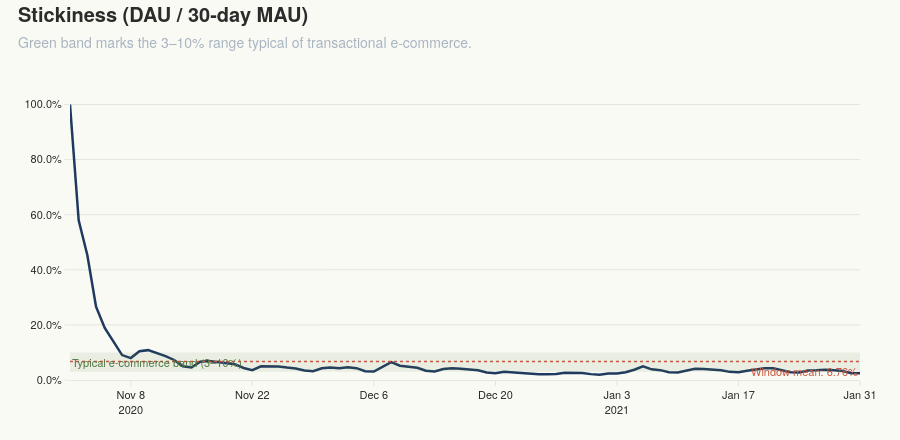

Notebook code cell kept with this figure:
### Markdown cell above
## 9 · Visual 4 — stickiness with an e-commerce benchmark band

`DAU / MAU` is the canonical product-health metric: of the users who visited in the last 30 days, how many visited today? Social platforms run 40–60%. Transactional e-commerce typically sits 3–10%. The sample sits near the floor of that band, which is expected — purchase cadence is weeks, not minutes.

### Code cell
daily_dau = daily_cvr["session_start"].rename("dau").to_frame()
daily_dau["mau"]        = daily_dau["dau"].rolling(30, min_periods=1).sum()
daily_dau["stickiness"] = daily_dau["dau"] / daily_dau["mau"]

fig_st = go.Figure()
# Benchmark band: 3-10% typical e-commerce stickiness.
fig_st.add_hrect(
    y0=0.03, y1=0.10,
    fillcolor="rgba(79, 121, 66, 0.10)",
    line_width=0,
    annotation_text="Typical e-commerce band (3–10%)",
    annotation_position="top left",
    annotation_font_color=COLOR_POSITIVE,
    annotation_font_size=11,
)
fig_st.add_trace(
    go.Scatter(
        x=daily_dau.index,
        y=daily_dau["stickiness"],
        mode="lines",
        line={"color": COLOR_PRIMARY, "width": 2.5},
        name="DAU / MAU",
        hovertemplate="<b>%{x|%b %d, %Y}</b><br>Stickiness: %{y:.2%}<extra></extra>",
    )
)
mean_stick = daily_dau["stickiness"].mean()
fig_st.add_hline(
    y=mean_stick,
    line={"color": COLOR_ACCENT, "width": 1.5, "dash": "dot"},
    annotation_text=f"Window mean: {mean_stick:.2%}",
    annotation_position="bottom right",
    annotation_font_color=COLOR_ACCENT,
    annotation_font_size=11,
)
fig_st.update_layout(title="Stickiness (DAU / 30-day MAU)")
fig_st.update_yaxes(tickformat=".1%", rangemode="tozero")
apply_sfl_theme(
    fig_st,
    height=440,
    subtitle="Green band marks the 3–10% range typical of transactional e-commerce.",
)
fig_st.show()

print(f"Mean DAU/MAU over window : {daily_dau['stickiness'].mean():.2%}")
print(f"Median DAU/MAU           : {daily_dau['stickiness'].median():.2%}")

### Figure 1 — Plotly figure (JSON) as saved in the notebook; plotly's stock layout.template omitted (floating-point values rounded to 4 significant figures)
{"data": [{"hovertemplate": "<b>%{x|%b %d, %Y}</b><br>Stickiness: %{y:.2%}<extra></extra>", "line": {"color": "#1F3A5F", "width": 2.5}, "mode": "lines", "name": "DAU / MAU", "type": "scatter", "x": ["2020-11-01T00:00:00.000000000", "2020-11-02T00:00:00.000000000", "2020-11-03T00:00:00.000000000", "2020-11-04T00:00:00.000000000", "2020-11-05T00:00:00.000000000", "2020-11-06T00:00:00.000000000", "2020-11-07T00:00:00.000000000", "2020-11-08T00:00:00.000000000", "2020-11-09T00:00:00.000000000", "2020-11-10T00:00:00.000000000", "2020-11-11T00:00:00.000000000", "2020-11-12T00:00:00.000000000", "2020-11-13T00:00:00.000000000", "2020-11-14T00:00:00.000000000", "2020-11-15T00:00:00.000000000", "2020-11-16T00:00:00.000000000", "2020-11-17T00:00:00.000000000", "2020-11-18T00:00:00.000000000", "2020-11-19T00:00:00.000000000", "2020-11-20T00:00:00.000000000", "2020-11-21T00:00:00.000000000", "2020-11-22T00:00:00.000000000", "2020-11-23T00:00:00.000000000", "2020-11-24T00:00:00.000000000", "2020-11-25T00:00:00.000000000", "2020-11-26T00:00:00.000000000", "2020-11-27T00:00:00.000000000", "2020-11-28T00:00:00.000000000", "2020-11-29T00:00:00.000000000", "2020-11-30T00:00:00.000000000", "2020-12-01T00:00:00.000000000", "2020-12-02T00:00:00.000000000", "2020-12-03T00:00:00.000000000", "2020-12-04T00:00:00.000000000", "2020-12-05T00:00:00.000000000", "2020-12-06T00:00:00.000000000", "2020-12-07T00:00:00.000000000", "2020-12-08T00:00:00.000000000", "2020-12-09T00:00:00.000000000", "2020-12-10T00:00:00.000000000", "2020-12-11T00:00:00.000000000", "2020-12-12T00:00:00.000000000", "2020-12-13T00:00:00.000000000", "2020-12-14T00:00:00.000000000", "2020-12-15T00:00:00.000000000", "2020-12-16T00:00:00.000000000", "2020-12-17T00:00:00.000000000", "2020-12-18T00:00:00.000000000", "2020-12-19T00:00:00.000000000", "2020-12-20T00:00:00.000000000", "2020-12-21T00:00:00.000000000", "2020-12-22T00:00:00.000000000", "2020-12-23T00:00:00.000000000", "2020-12-24T00:00:00.000000000", "2020-12-25T00:00:00.000000000", "2020-12-26T00:00:00.000000000", "2020-12-27T00:00:00.000000000", "2020-12-28T00:00:00.000000000", "2020-12-29T00:00:00.000000000", "2020-12-30T00:00:00.000000000", "2020-12-31T00:00:00.000000000", "2021-01-01T00:00:00.000000000", "2021-01-02T00:00:00.000000000", "2021-01-03T00:00:00.000000000", "2021-01-04T00:00:00.000000000", "2021-01-05T00:00:00.000000000", "2021-01-06T00:00:00.000000000", "2021-01-07T00:00:00.000000000", "2021-01-08T00:00:00.000000000", "2021-01-09T00:00:00.000000000", "2021-01-10T00:00:00.000000000", "2021-01-11T00:00:00.000000000", "2021-01-12T00:00:00.000000000", "2021-01-13T00:00:00.000000000", "2021-01-14T00:00:00.000000000", "2021-01-15T00:00:00.000000000", "2021-01-16T00:00:00.000000000", "2021-01-17T00:00:00.000000000", "2021-01-18T00:00:00.000000000", "2021-01-19T00:00:00.000000000", "2021-01-20T00:00:00.000000000", "2021-01-21T00:00:00.000000000", "2021-01-22T00:00:00.000000000", "2021-01-23T00:00:00.000000000", "2021-01-24T00:00:00.000000000", "2021-01-25T00:00:00.000000000", "2021-01-26T00:00:00.000000000", "2021-01-27T00:00:00.000000000", "2021-01-28T00:00:00.000000000", "2021-01-29T00:00:00.000000000", "2021-01-30T00:00:00.000000000", "2021-01-31T00:00:00.000000000"], "y": [1.0, 0.5798, 0.4527, 0.2663, 0.1893, 0.1393, 0.09051, 0.07964, 0.1044, 0.1084, 0.0985, 0.08677, 0.07265, 0.05008, 0.04525, 0.06629, 0.06895, 0.06571, 0.06272, 0.05741, 0.04354, 0.03591, 0.0495, 0.04999, 0.04933, 0.04502, 0.04197, 0.0347, 0.03219, 0.04245, 0.04499, 0.04274, 0.04658, 0.04297, 0.03201, 0.03068, 0.04771, 0.06467, 0.05189, 0.04697, 0.04458, 0.03388, 0.03061, 0.04008, 0.04271, 0.0408, 0.03939, 0.03541, 0.02701, 0.02479, 0.02998, 0.02799, 0.02576, 0.02166, 0.02102, 0.02105, 0.02137, 0.02615, 0.02669, 0.0255, 0.02131, 0.01928, 0.02341, 0.02366, 0.02823, 0.0371, 0.04973, 0.0386, 0.03577, 0.02846, 0.02717, 0.03538, 0.0408, 0.03993, 0.03862, 0.03554, 0.02953, 0.02812, 0.03334, 0.03818, 0.04283, 0.04248, 0.03618, 0.02834, 0.02698, 0.03478, 0.03519, 0.03693, 0.03528, 0.03263, 0.02465, 0.02407]}], "layout": {"annotations": [{"font": {"color": "#4F7942", "size": 11}, "showarrow": false, "text": "Typical e-commerce band (3–10%)", "x": 0, "xanchor": "left", "xref": "x domain", "y": 0.1, "yanchor": "top", "yref": "y"}, {"font": {"color": "#C8553D", "size": 11}, "showarrow": false, "text": "Window mean: 6.76%", "x": 1, "xanchor": "right", "xref": "x domain", "y": 0.0676, "yanchor": "top", "yref": "y"}], "font": {"color": "#2B2B2B", "family": "Helvetica Neue, Helvetica, Arial, sans-serif", "size": 13}, "height": 440, "hoverlabel": {"bgcolor": "white", "bordercolor": "#1F3A5F", "font": {"color": "#2B2B2B", "family": "Helvetica Neue, Helvetica, Arial, sans-serif", "size": 12}}, "legend": {"bgcolor": "rgba(0,0,0,0)", "bordercolor": "#E4E4E0", "borderwidth": 0, "font": {"color": "#2B2B2B", "size": 12}}, "margin": {"b": 60, "l": 70, "r": 40, "t": 90}, "paper_bgcolor": "#FAFAF5", "plot_bgcolor": "#FAFAF5", "shapes": [{"fillcolor": "rgba(79, 121, 66, 0.10)", "line": {"width": 0}, "type": "rect", "x0": 0, "x1": 1, "xref": "x domain", "y0": 0.03, "y1": 0.1, "yref": "y"}, {"line": {"color": "#C8553D", "dash": "dot", "width": 1.5}, "type": "line", "x0": 0, "x1": 1, "xref": "x domain", "y0": 0.0676, "y1": 0.0676, "yref": "y"}], "title": {"font": {"color": "#2B2B2B", "size": 20}, "text": "<b>Stickiness (DAU / 30-day MAU)</b><br><span style='font-size:14px;color:#A8B4C0'>Green band marks the 3–10% range typical of transactional e-commerce.</span>", "x": 0.02, "xanchor": "left", "y": 0.95, "yanchor": "top"}, "xaxis": {"linecolor": "#E4E4E0", "linewidth": 1, "showgrid": false, "showline": true, "tickcolor": "#E4E4E0", "tickfont": {"color": "#2B2B2B", "size": 11}, "ticks": "outside"}, "yaxis": {"gridcolor": "#E4E4E0", "gridwidth": 1, "rangemode": "tozero", "showgrid": true, "showline": false, "tickcolor": "#E4E4E0", "tickfont": {"color": "#2B2B2B", "size": 11}, "tickformat": ".1%", "ticks": "outside", "zeroline": false}}}
